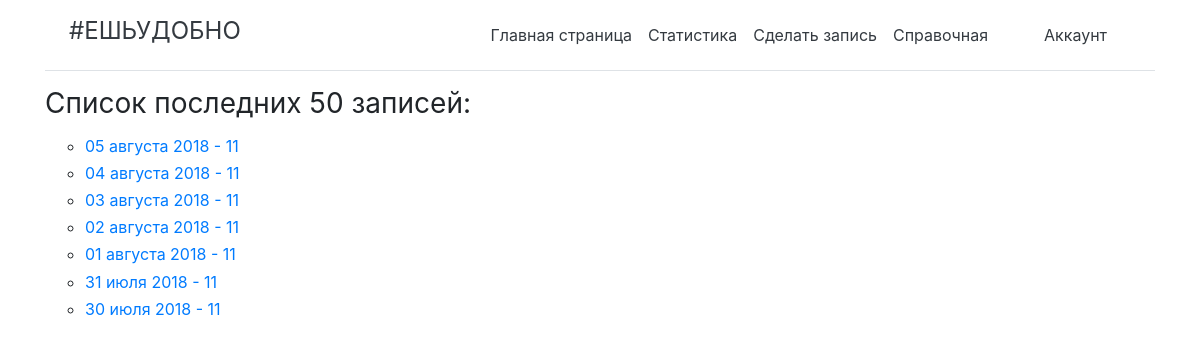
/write/edit/ (signed in), run on an earlier commit of the app's database.
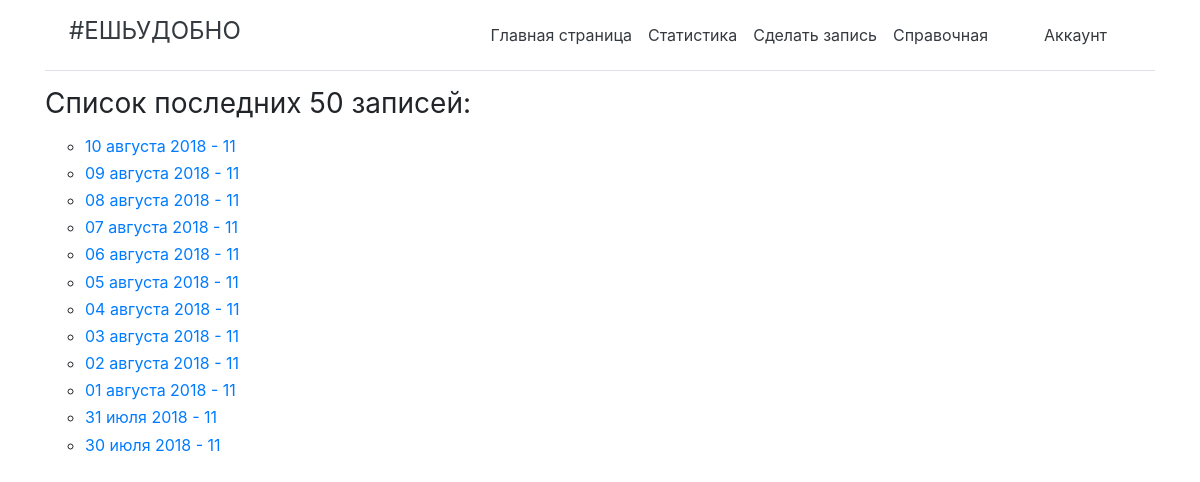
And on a later commit of the database.
### app/models.py (models this page shows, shortened)
class State(models.Model):
    date = models.DateField(help_text = '- в формате дд.мм.гггг')
    status = models.CharField(max_length=1)
    people = models.ManyToManyField(People,
        help_text = '-выберите только тех, кто пришел!',
        related_name="peoples",
        blank = 'true')
    school_class = models.CharField(max_length=10)
    school_class_id = models.CharField(max_length=10)
    author = models.CharField(max_length=100)
    availability = models.CharField(max_length=2)
    class Meta:
        ordering = ['-date']

### app/views.py (the view)
# urls.py: path('write/edit/', views.list, name = 'list'),
@login_required
def list(request):
    if request.user.groups.get().name == 'Writer':
        state = State.objects.filter(availability='+').order_by('-date')[0:50]
        return render(
            request,
            'app/list.html',
            context = {'state':state})
    else:
        return render(
            request,
            'app/permissions.html')

### app/templates/app/list.html (shortened to what this page needs)
{% extends "base_generic.html" %}
{% block content %}
<div class="container">
	<h3 class="font-weight-normal">Список последних 50 записей:</h3>
	<ul class="ul">
	  {% for i in state %}
	    <h6 <h3 class="font-weight-normal"><li><a href="{{i.id}}">{{i.date}} - {{i.school_class}}</a></li>
	    </h6>
	  {% endfor %}
	</ul>
</div>
{% endblock %}

What changed in the data, as far as the page shows it:
added State: date "10 августа 2018", school_class "11"
added State: date "09 августа 2018", school_class "11"
added State: date "08 августа 2018", school_class "11"
added State: date "07 августа 2018", school_class "11"
added State: date "06 августа 2018", school_class "11"
